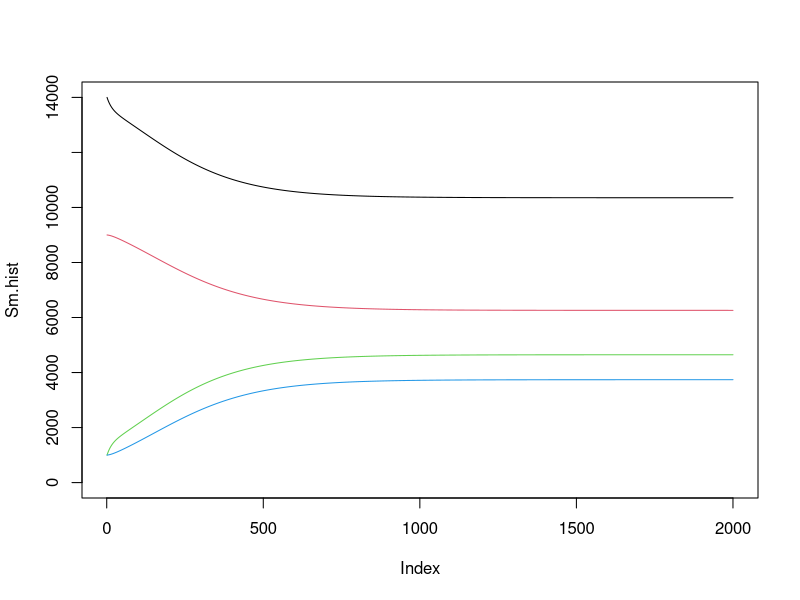

R code for this plot:
alpha.m<-0.000006 #(person-1day-1)
alpha.f<-0.0000009
gamma.m<-0.05 #(day-1)
gamma.f<-0.007
Sm<-14000
Sf<-9000
Im<-1000
If<-1000
Sm.hist<-c()
Sf.hist<-c()
Im.hist<-c()
If.hist<-c()
for (steps in 1:2000) {
    Sm.hist[steps]<-Sm
    Sf.hist[steps]<-Sf
    Im.hist[steps]<-Im
    If.hist[steps]<-If
    delta.Sm<-(gamma.m*Im-alpha.m*Sm*If)
    delta.Sf<-(gamma.f*If-alpha.f*Sf*Im)
    delta.Im<-(alpha.m*Sm*If-gamma.m*Im)
    delta.If<-(alpha.f*Sf*Im-gamma.f*If)
    Sm<-Sm+delta.Sm
    Sf<-Sf+delta.Sf
    Im<-Im+delta.Im
    If<-If+delta.If
    ## Ensure S,I,R > 0
    Sm<-max(Sm,0) 
    Sf<-max(Sf,0)
    Im<-max(Im,0)
    If<-max(If,0)
}
plot(Sm.hist,type="l", ylim=c(0,14000))
lines(Sf.hist,col="2")
lines(Im.hist,col=3)
lines(If.hist,col=4)

